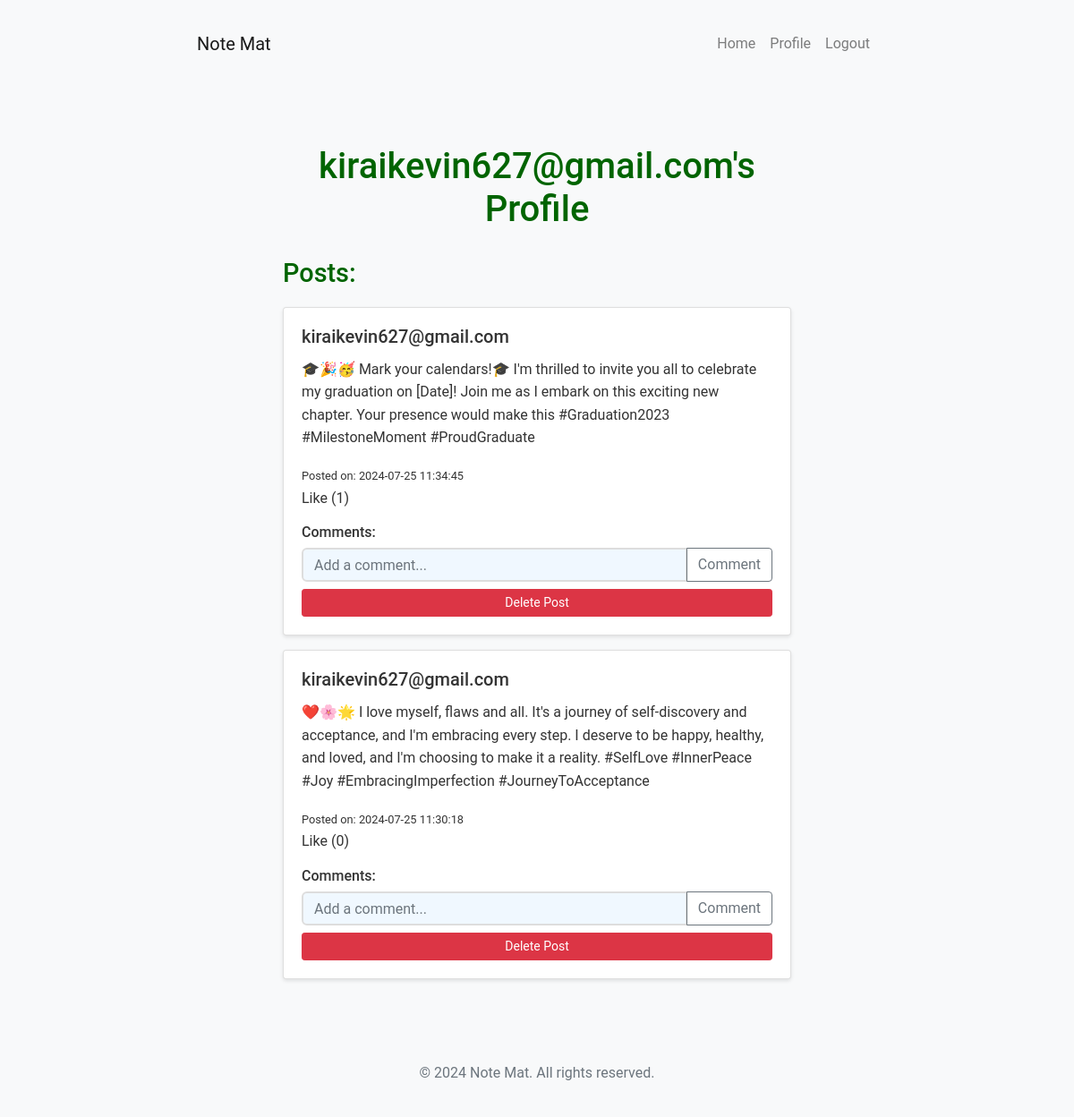
Before: /profile/kiraikevin627@gmail.com (signed in) with the older database file.
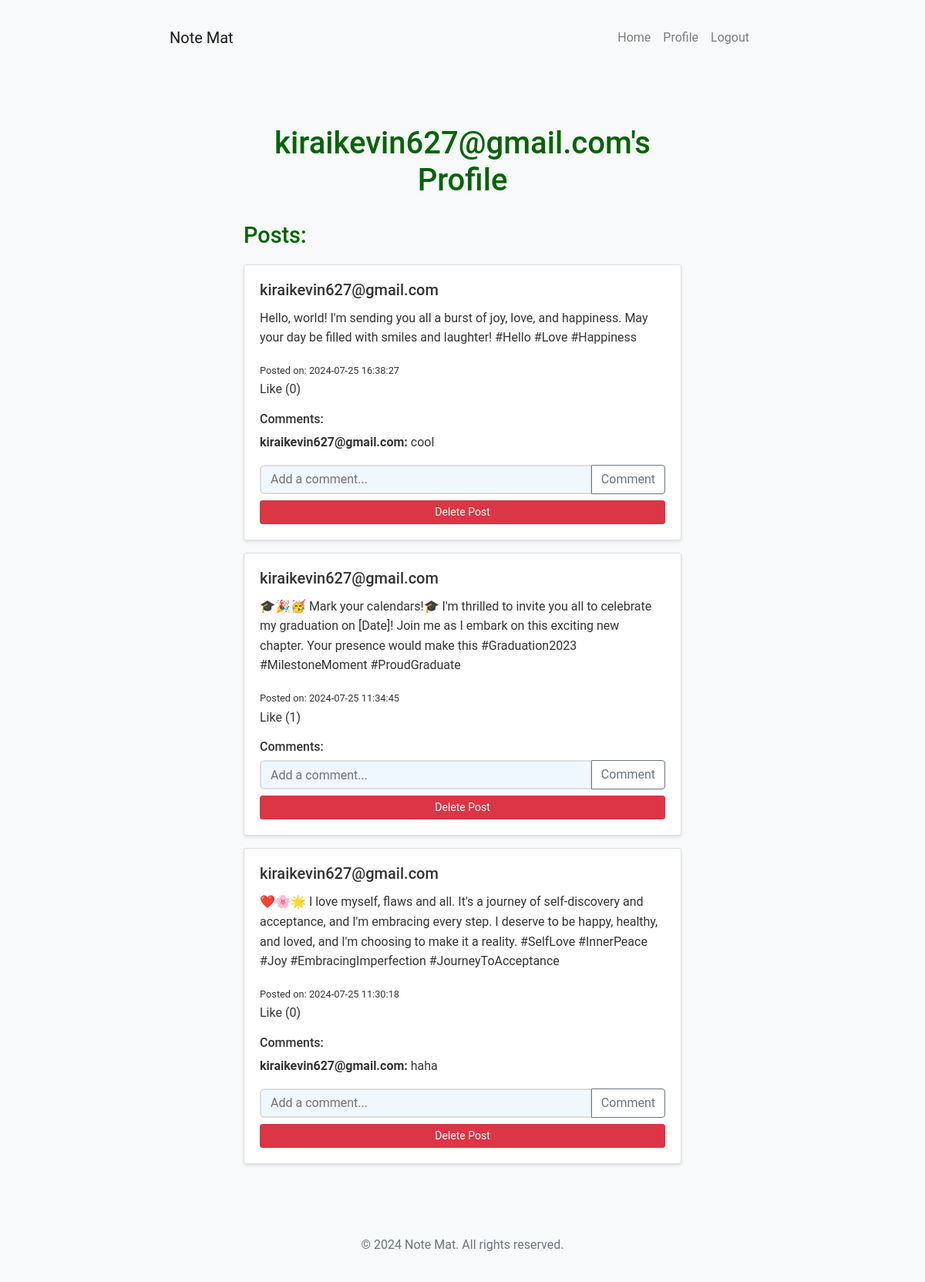
After: the same page with the newer database file.
### models.py (models this page shows)
class Post(db.Model):
    id = db.Column(db.Integer, primary_key=True)
    content = db.Column(db.Text, nullable=False)
    timestamp = db.Column(db.DateTime, index=True, default=datetime.utcnow)
    user_id = db.Column(db.Integer, db.ForeignKey('user.id'))
    comments = db.relationship('Comment', backref='post', lazy='dynamic')
    likes = db.relationship('Like', backref='post', lazy='dynamic')

class User(UserMixin, db.Model):
    id = db.Column(db.Integer, primary_key=True)
    username = db.Column(db.String(64), unique=True, nullable=False)
    password = db.Column(db.String(128), nullable=False)
    posts = db.relationship('Post', backref='author', lazy='dynamic')
    comments = db.relationship('Comment', backref='author', lazy='dynamic')
    likes = db.relationship('Like', backref='user', lazy='dynamic')

class Comment(db.Model):
    id = db.Column(db.Integer, primary_key=True)
    content = db.Column(db.Text, nullable=False)
    timestamp = db.Column(db.DateTime, index=True, default=datetime.utcnow)
    user_id = db.Column(db.Integer, db.ForeignKey('user.id'))
    post_id = db.Column(db.Integer, db.ForeignKey('post.id'))

### app.py (the view)
@app.route('/profile/<username>')
@login_required
def profile(username):
    user = User.query.filter_by(username=username).first_or_404()
    posts = Post.query.filter_by(author=user).order_by(Post.timestamp.desc()).all()
    return render_template('profile.html', user=user, posts=posts)

### app.py (called while the page is built)
@login_manager.user_loader
def load_user(user_id):
    return User.query.get(int(user_id))

### templates/profile.html (shortened to what this page needs)
{% extends "base.html" %}
{% block content %}
<div class="container">
    <h1>{{ user.username }}'s Profile</h1>
    <h2>Posts:</h2>
    {% for post in posts %}
    <div class="card mb-3">
        <div class="card-body">
            <h5 class="card-title">{{ post.author.username }}</h5>
            <p>{{ post.content }}</p>
            <small>Posted on: {{ post.timestamp.strftime('%Y-%m-%d %H:%M:%S') }}</small>
            <p>Like ({{ post.likes.count() }})</p>
            <h6 class="mt-3">Comments:</h6>
            {% for comment in post.comments %}
            <p><strong>{{ comment.author.username }}:</strong> {{ comment.content }}</p>
            {% endfor %}
            <div class="input-group">
                <input type="text" class="form-control" placeholder="Add a comment...">
                <div class="input-group-append">
                    <button class="btn btn-outline-secondary" type="button">Comment</button>
                </div>
            </div>
            {% if current_user.id == post.author.id %}
            <form action="{{ url_for('delete_post', post_id=post.id) }}" method="POST" class="mt-2 delete-form">
                <button type="submit" class="btn btn-danger btn-sm delete-button" onclick="return confirm('Are you sure you want to delete this post?');">
                    Delete Post
                </button>
            </form>
            {% endif %}
        </div>
    </div>
    {% endfor %}
</div>
{% endblock %}

Changed rows visible on the page:
added Post: author.username "kiraikevin627@gmail.com", content "Hello, world! I'm sending you all a burst of joy, love, and happiness. May your day be filled with smiles and laughter! #Hello #Love #Happiness", timestamp "2024-07-25 16:38:27", likes.count "0"
added Comment: author.username "kiraikevin627@gmail.com", content "cool"
added Comment: author.username "kiraikevin627@gmail.com", content "haha", shown under Post (number 3 of 3 on the later page)
